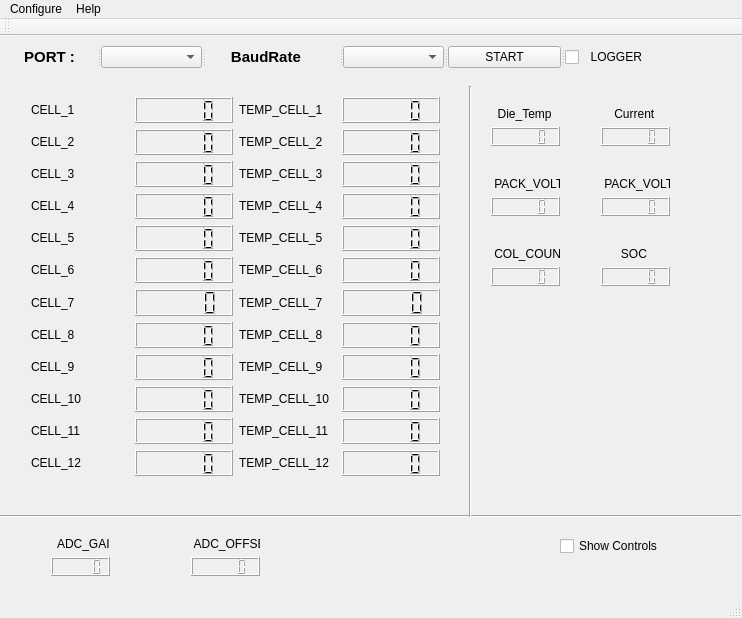
<?xml version="1.0" encoding="UTF-8"?>
<ui version="4.0">
 <class>MainWindow</class>
 <widget class="QMainWindow" name="MainWindow">
  <property name="windowModality">
   <enum>Qt::ApplicationModal</enum>
  </property>
  <property name="geometry">
   <rect>
    <x>0</x>
    <y>0</y>
    <width>742</width>
    <height>618</height>
   </rect>
  </property>
  <property name="windowTitle">
   <string>MainWindow</string>
  </property>
  <property name="layoutDirection">
   <enum>Qt::LeftToRight</enum>
  </property>
  <property name="autoFillBackground">
   <bool>false</bool>
  </property>
  <widget class="QWidget" name="centralWidget">
   <widget class="QWidget" name="layoutWidget_12">
    <property name="geometry">
     <rect>
      <x>590</x>
      <y>60</y>
      <width>91</width>
      <height>61</height>
     </rect>
    </property>
    <layout class="QVBoxLayout" name="verticalLayout_3">
     <item>
      <widget class="QLabel" name="label_30">
       <property name="text">
        <string>    Current</string>
       </property>
      </widget>
     </item>
     <item>
      <widget class="QLCDNumber" name="lcdNumber_28"/>
     </item>
    </layout>
   </widget>
   <widget class="QWidget" name="layoutWidget_13">
    <property name="geometry">
     <rect>
      <x>480</x>
      <y>130</y>
      <width>91</width>
      <height>61</height>
     </rect>
    </property>
    <layout class="QVBoxLayout" name="verticalLayout_4">
     <item>
      <widget class="QLabel" name="label_31">
       <property name="text">
        <string> PACK_VOLT1</string>
       </property>
      </widget>
     </item>
     <item>
      <widget class="QLCDNumber" name="lcdNumber_29"/>
     </item>
    </layout>
   </widget>
   <widget class="QWidget" name="layoutWidget_14">
    <property name="geometry">
     <rect>
      <x>590</x>
      <y>130</y>
      <width>91</width>
      <height>61</height>
     </rect>
    </property>
    <layout class="QVBoxLayout" name="verticalLayout_5">
     <item>
      <widget class="QLabel" name="label_32">
       <property name="text">
        <string> PACK_VOLT2</string>
       </property>
      </widget>
     </item>
     <item>
      <widget class="QLCDNumber" name="lcdNumber_30"/>
     </item>
    </layout>
   </widget>
   <widget class="QWidget" name="layoutWidget_15">
    <property name="geometry">
     <rect>
      <x>480</x>
      <y>200</y>
      <width>91</width>
      <height>61</height>
     </rect>
    </property>
    <layout class="QVBoxLayout" name="verticalLayout_6">
     <item>
      <widget class="QLabel" name="label_33">
       <property name="text">
        <string> COL_COUNT</string>
       </property>
      </widget>
     </item>
     <item>
      <widget class="QLCDNumber" name="lcdNumber_31"/>
     </item>
    </layout>
   </widget>
   <widget class="Line" name="line">
    <property name="geometry">
     <rect>
      <x>0</x>
      <y>470</y>
      <width>741</width>
      <height>21</height>
     </rect>
    </property>
    <property name="orientation">
     <enum>Qt::Horizontal</enum>
    </property>
   </widget>
   <widget class="QWidget" name="layoutWidget_16">
    <property name="geometry">
     <rect>
      <x>40</x>
      <y>490</y>
      <width>81</width>
      <height>61</height>
     </rect>
    </property>
    <layout class="QVBoxLayout" name="verticalLayout_7">
     <item>
      <widget class="QLabel" name="label_34">
       <property name="text">
        <string>  ADC_GAIN</string>
       </property>
      </widget>
     </item>
     <item>
      <widget class="QLCDNumber" name="lcdNumber_32"/>
     </item>
    </layout>
   </widget>
   <widget class="QWidget" name="layoutWidget_17">
    <property name="geometry">
     <rect>
      <x>180</x>
      <y>490</y>
      <width>91</width>
      <height>61</height>
     </rect>
    </property>
    <layout class="QVBoxLayout" name="verticalLayout_8">
     <item>
      <widget class="QLabel" name="label_35">
       <property name="text">
        <string> ADC_OFFSET</string>
       </property>
      </widget>
     </item>
     <item>
      <widget class="QLCDNumber" name="lcdNumber_33"/>
     </item>
    </layout>
   </widget>
   <widget class="QCheckBox" name="CONTROL_checkBox">
    <property name="geometry">
     <rect>
      <x>560</x>
      <y>500</y>
      <width>100</width>
      <height>20</height>
     </rect>
    </property>
    <property name="text">
     <string>Show Controls</string>
    </property>
   </widget>
   <widget class="QSplitter" name="splitter">
    <property name="geometry">
     <rect>
      <x>20</x>
      <y>10</y>
      <width>661</width>
      <height>22</height>
     </rect>
    </property>
    <property name="orientation">
     <enum>Qt::Horizontal</enum>
    </property>
    <widget class="QLabel" name="label_18">
     <property name="font">
      <font>
       <pointsize>11</pointsize>
       <weight>75</weight>
       <bold>true</bold>
      </font>
     </property>
     <property name="text">
      <string> PORT :</string>
     </property>
     <property name="buddy">
      <cstring>SerialPortBox</cstring>
     </property>
    </widget>
    <widget class="QComboBox" name="SerialPortBox"/>
    <widget class="QLabel" name="label_19">
     <property name="font">
      <font>
       <pointsize>11</pointsize>
       <weight>75</weight>
       <bold>true</bold>
      </font>
     </property>
     <property name="text">
      <string>      BaudRate</string>
     </property>
     <property name="buddy">
      <cstring>BaudRateBox</cstring>
     </property>
    </widget>
    <widget class="QComboBox" name="BaudRateBox"/>
    <widget class="QPushButton" name="start_push_button">
     <property name="text">
      <string>START</string>
     </property>
    </widget>
    <widget class="QCheckBox" name="logger_checkBox">
     <property name="text">
      <string>  LOGGER</string>
     </property>
    </widget>
   </widget>
   <widget class="QWidget" name="layoutWidget">
    <property name="geometry">
     <rect>
      <x>20</x>
      <y>50</y>
      <width>431</width>
      <height>401</height>
     </rect>
    </property>
    <layout class="QVBoxLayout" name="verticalLayout">
     <item>
      <layout class="QHBoxLayout" name="horizontalLayout">
       <item>
        <widget class="QLabel" name="label">
         <property name="text">
          <string>CELL_1</string>
         </property>
        </widget>
       </item>
       <item>
        <widget class="QLCDNumber" name="lcdNumber"/>
       </item>
       <item>
        <widget class="QLabel" name="label_2">
         <property name="text">
          <string>TEMP_CELL_1</string>
         </property>
        </widget>
       </item>
       <item>
        <widget class="QLCDNumber" name="lcdNumber_2"/>
       </item>
      </layout>
     </item>
     <item>
      <layout class="QHBoxLayout" name="horizontalLayout_2">
       <item>
        <widget class="QLabel" name="label_3">
         <property name="text">
          <string>CELL_2</string>
         </property>
        </widget>
       </item>
       <item>
        <widget class="QLCDNumber" name="lcdNumber_3"/>
       </item>
       <item>
        <widget class="QLabel" name="label_4">
         <property name="text">
          <string>TEMP_CELL_2</string>
         </property>
        </widget>
       </item>
       <item>
        <widget class="QLCDNumber" name="lcdNumber_4"/>
       </item>
      </layout>
     </item>
     <item>
      <layout class="QHBoxLayout" name="horizontalLayout_3">
       <item>
        <widget class="QLabel" name="label_5">
         <property name="text">
          <string>CELL_3</string>
         </property>
        </widget>
       </item>
       <item>
        <widget class="QLCDNumber" name="lcdNumber_5"/>
       </item>
       <item>
        <widget class="QLabel" name="label_6">
         <property name="text">
          <string>TEMP_CELL_3</string>
         </property>
        </widget>
       </item>
       <item>
        <widget class="QLCDNumber" name="lcdNumber_6"/>
       </item>
      </layout>
     </item>
     <item>
      <layout class="QHBoxLayout" name="horizontalLayout_4">
       <item>
        <widget class="QLabel" name="label_7">
         <property name="text">
          <string>CELL_4</string>
         </property>
        </widget>
       </item>
       <item>
        <widget class="QLCDNumber" name="lcdNumber_7"/>
       </item>
       <item>
        <widget class="QLabel" name="label_8">
         <property name="text">
          <string>TEMP_CELL_4</string>
         </property>
        </widget>
       </item>
       <item>
        <widget class="QLCDNumber" name="lcdNumber_8"/>
       </item>
      </layout>
     </item>
     <item>
      <layout class="QHBoxLayout" name="horizontalLayout_5">
       <item>
        <widget class="QLabel" name="label_9">
         <property name="text">
          <string>CELL_5</string>
         </property>
        </widget>
       </item>
       <item>
        <widget class="QLCDNumber" name="lcdNumber_9"/>
       </item>
       <item>
        <widget class="QLabel" name="label_10">
         <property name="text">
          <string>TEMP_CELL_5</string>
         </property>
        </widget>
       </item>
       <item>
        <widget class="QLCDNumber" name="lcdNumber_10"/>
       </item>
      </layout>
     </item>
     <item>
      <layout class="QHBoxLayout" name="horizontalLayout_6">
       <item>
        <widget class="QLabel" name="label_11">
         <property name="text">
          <string>CELL_6</string>
         </property>
        </widget>
       </item>
       <item>
        <widget class="QLCDNumber" name="lcdNumber_11"/>
       </item>
       <item>
        <widget class="QLabel" name="label_12">
         <property name="text">
          <string>TEMP_CELL_6</string>
         </property>
        </widget>
       </item>
       <item>
        <widget class="QLCDNumber" name="lcdNumber_12"/>
       </item>
      </layout>
     </item>
     <item>
      <layout class="QHBoxLayout" name="horizontalLayout_7">
       <item>
        <widget class="QLabel" name="label_13">
         <property name="text">
          <string>CELL_7</string>
         </property>
        </widget>
       </item>
       <item>
        <widget class="QLCDNumber" name="lcdNumber_13"/>
       </item>
       <item>
        <widget class="QLabel" name="label_14">
         <property name="text">
          <string>TEMP_CELL_7</string>
         </property>
        </widget>
       </item>
       <item>
        <widget class="QLCDNumber" name="lcdNumber_14"/>
       </item>
      </layout>
     </item>
     <item>
      <layout class="QHBoxLayout" name="horizontalLayout_8">
       <item>
        <widget class="QLabel" name="label_15">
         <property name="text">
          <string>CELL_8</string>
         </property>
        </widget>
       </item>
       <item>
        <widget class="QLCDNumber" name="lcdNumber_15"/>
       </item>
       <item>
        <widget class="QLabel" name="label_16">
         <property name="text">
          <string>TEMP_CELL_8</string>
         </property>
        </widget>
       </item>
       <item>
        <widget class="QLCDNumber" name="lcdNumber_16"/>
       </item>
      </layout>
     </item>
     <item>
      <layout class="QHBoxLayout" name="horizontalLayout_9">
       <item>
        <widget class="QLabel" name="label_17">
         <property name="text">
          <string>CELL_9</string>
         </property>
        </widget>
       </item>
       <item>
        <widget class="QLCDNumber" name="lcdNumber_17"/>
       </item>
       <item>
        <widget class="QLabel" name="label_20">
         <property name="text">
          <string>TEMP_CELL_9</string>
         </property>
        </widget>
       </item>
       <item>
        <widget class="QLCDNumber" name="lcdNumber_18"/>
       </item>
      </layout>
     </item>
     <item>
      <layout class="QHBoxLayout" name="horizontalLayout_10">
       <item>
        <widget class="QLabel" name="label_21">
         <property name="text">
          <string>CELL_10</string>
         </property>
        </widget>
       </item>
       <item>
        <widget class="QLCDNumber" name="lcdNumber_19"/>
       </item>
       <item>
        <widget class="QLabel" name="label_22">
         <property name="text">
          <string>TEMP_CELL_10</string>
         </property>
        </widget>
       </item>
       <item>
        <widget class="QLCDNumber" name="lcdNumber_20"/>
       </item>
      </layout>
     </item>
     <item>
      <layout class="QHBoxLayout" name="horizontalLayout_11">
       <item>
        <widget class="QLabel" name="label_23">
         <property name="text">
          <string>CELL_11</string>
         </property>
        </widget>
       </item>
       <item>
        <widget class="QLCDNumber" name="lcdNumber_21"/>
       </item>
       <item>
        <widget class="QLabel" name="label_24">
         <property name="text">
          <string>TEMP_CELL_11</string>
         </property>
        </widget>
       </item>
       <item>
        <widget class="QLCDNumber" name="lcdNumber_22"/>
       </item>
      </layout>
     </item>
     <item>
      <layout class="QHBoxLayout" name="horizontalLayout_12">
       <item>
        <widget class="QLabel" name="label_25">
         <property name="text">
          <string>CELL_12</string>
         </property>
        </widget>
       </item>
       <item>
        <widget class="QLCDNumber" name="lcdNumber_23"/>
       </item>
       <item>
        <widget class="QLabel" name="label_26">
         <property name="text">
          <string>TEMP_CELL_12</string>
         </property>
        </widget>
       </item>
       <item>
        <widget class="QLCDNumber" name="lcdNumber_24"/>
       </item>
      </layout>
     </item>
    </layout>
   </widget>
   <widget class="QWidget" name="layoutWidget">
    <property name="geometry">
     <rect>
      <x>480</x>
      <y>60</y>
      <width>91</width>
      <height>61</height>
     </rect>
    </property>
    <layout class="QVBoxLayout" name="verticalLayout_2">
     <item>
      <widget class="QLabel" name="label_27">
       <property name="text">
        <string>  Die_Temp</string>
       </property>
      </widget>
     </item>
     <item>
      <widget class="QLCDNumber" name="lcdNumber_25"/>
     </item>
    </layout>
   </widget>
   <widget class="QWidget" name="layoutWidget_18">
    <property name="geometry">
     <rect>
      <x>590</x>
      <y>200</y>
      <width>91</width>
      <height>61</height>
     </rect>
    </property>
    <layout class="QVBoxLayout" name="verticalLayout_9">
     <item>
      <widget class="QLabel" name="label_36">
       <property name="text">
        <string>      SOC</string>
       </property>
      </widget>
     </item>
     <item>
      <widget class="QLCDNumber" name="lcdNumber_34"/>
     </item>
    </layout>
   </widget>
   <widget class="Line" name="line_2">
    <property name="geometry">
     <rect>
      <x>460</x>
      <y>50</y>
      <width>20</width>
      <height>431</height>
     </rect>
    </property>
    <property name="orientation">
     <enum>Qt::Vertical</enum>
    </property>
   </widget>
   <zorder>splitter</zorder>
   <zorder>layoutWidget</zorder>
   <zorder>layoutWidget</zorder>
   <zorder>layoutWidget_12</zorder>
   <zorder>layoutWidget_13</zorder>
   <zorder>layoutWidget_14</zorder>
   <zorder>layoutWidget_15</zorder>
   <zorder>line</zorder>
   <zorder>layoutWidget_16</zorder>
   <zorder>layoutWidget_17</zorder>
   <zorder>CONTROL_checkBox</zorder>
   <zorder>layoutWidget_18</zorder>
   <zorder>line_2</zorder>
  </widget>
  <widget class="QMenuBar" name="menuBar">
   <property name="geometry">
    <rect>
     <x>0</x>
     <y>0</y>
     <width>742</width>
     <height>19</height>
    </rect>
   </property>
   <widget class="QMenu" name="menuConfigure">
    <property name="title">
     <string>Configure</string>
    </property>
    <addaction name="separator"/>
    <addaction name="separator"/>
    <addaction name="actionEdit_PORT"/>
    <addaction name="actionEdit_Logger"/>
    <addaction name="actionEdit_LCDs"/>
    <addaction name="actionEdit_Controls"/>
    <addaction name="actionQuit"/>
   </widget>
   <widget class="QMenu" name="menuHelp">
    <property name="title">
     <string>Help</string>
    </property>
    <addaction name="actionAbout"/>
    <addaction name="actionCheck_Updates"/>
    <addaction name="actionDocuments"/>
   </widget>
   <addaction name="menuConfigure"/>
   <addaction name="menuHelp"/>
  </widget>
  <widget class="QToolBar" name="mainToolBar">
   <attribute name="toolBarArea">
    <enum>TopToolBarArea</enum>
   </attribute>
   <attribute name="toolBarBreak">
    <bool>false</bool>
   </attribute>
  </widget>
  <widget class="QStatusBar" name="statusBar"/>
  <action name="actionEdit_PORT">
   <property name="text">
    <string>Edit PORT ...</string>
   </property>
  </action>
  <action name="actionEdit_Logger">
   <property name="text">
    <string>Edit Logger ...</string>
   </property>
  </action>
  <action name="actionEdit_LCDs">
   <property name="text">
    <string>Edit LCDs ...</string>
   </property>
  </action>
  <action name="actionEdit_Controls">
   <property name="text">
    <string>Edit Controls ...</string>
   </property>
  </action>
  <action name="actionQuit">
   <property name="text">
    <string>Quit</string>
   </property>
  </action>
  <action name="actionAbout">
   <property name="text">
    <string>About ...</string>
   </property>
  </action>
  <action name="actionCheck_Updates">
   <property name="text">
    <string>Check Updates...</string>
   </property>
  </action>
  <action name="actionDocuments">
   <property name="text">
    <string>Documents ...</string>
   </property>
  </action>
 </widget>
 <layoutdefault spacing="6" margin="11"/>
 <resources/>
 <connections/>
 <designerdata>
  <property name="gridDeltaX">
   <number>10</number>
  </property>
  <property name="gridDeltaY">
   <number>10</number>
  </property>
  <property name="gridSnapX">
   <bool>true</bool>
  </property>
  <property name="gridSnapY">
   <bool>true</bool>
  </property>
  <property name="gridVisible">
   <bool>true</bool>
  </property>
 </designerdata>
</ui>
